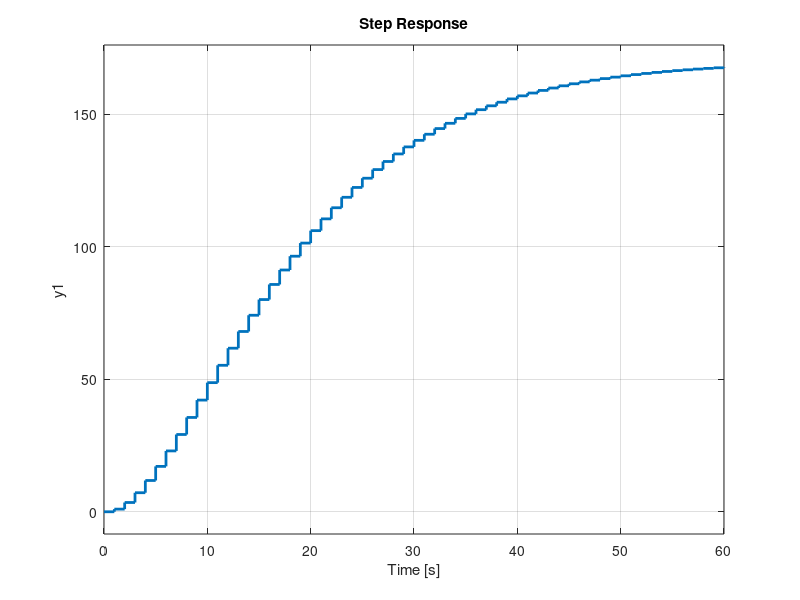

MATLAB code for this plot: (Note: this script raises an error after producing the figure.)
% Åström & Wittenmark 5.3
set(0,'defaultlinelinewidth',2)

% Plant model
B = [1, 0.7];
A = [1, -1.8, 0.81];
H = tf(B, A, 1)

% Check behaviour
figure(1)
clf
subplot(121)
pzmap(H)
subplot(122)
step(H)


% Desired characteristic polynomial
Ac = [1, -1.5, 0.7];

% Controller (a)
r0 = 1;
R_a = [1, 0.7]*r0;
S_a = [0.3, -0.11];
T_a = 0.2*[1, 0];

F_fb_a = tf(S_a, R_a, 1);
F_ff_a = tf(T_a, R_a, 1);

% Closed-loop system from command signal to output
Hc_a = F_ff_a * feedback(H, F_fb_a)

% Closed-loop system from command signal to control signal
Huc_a = F_ff_a * feedback(1, H*F_fb_a);

% Closed-loop system from disturbance signal to output
Hvc_a = feedback(1, H*F_fb_a);


%% Controller (b), no cancellation of the zero
Ao = [1, 0]; % Observer polynomial
params = [1,     1,    0
          -1.8,  0.7,  1
          0.81,  0,   0.7] \ [-1.5+1.8; 0.7-0.81; 0]
      
R_b = [1, params(1)];
S_b = [params(2), params(3)];
t_0 = sum(Ac)/sum(B)
T_b = Ao * t_0;

F_fb_b = tf(S_b, R_b, 1);
F_ff_b = tf(T_b, R_b, 1);

% Closed-loop system from command signal to output
Hc_b = F_ff_b * feedback(H, F_fb_b)

% Closed-loop system from command signal to control signal
Huc_b = F_ff_b * feedback(1, H*F_fb_b);

% Closed-loop system from disturbance signal to output
Hvc_b = feedback(1, H*F_fb_b);

%% Controller (c), incremental control

params = [1, 1, 0, 0
    -2.8, 0.7, 1, 0
    2.61, 0, 0.7, 1
    -0.81, 0, 0, 0.7] \ [-1.5+2.8; 0.7-2.61; 0+0.81; 0];

% Also with symbolic computation
[sol, t0, LHS, RHS] = RST_sym(B, A, 0, 1);

% Substitute nume   rical values

p1_n = 0.75+1j*0.3708;
p2_n = 0.75-1j*0.3708;
obspole = 0;
po1_n = obspole;
po2_n = obspole;
Ao_n = conv([1, -po1_n], [1, -po2_n]);

syms p1 p2 po1 po2
vars = [p1, p2, po1, po2];
numvals = [p1_n, p2_n, po1_n, po2_n];
r1_n = double( subs(sol.r1, vars, numvals) );
s0_n = double( subs(sol.s0, vars, numvals) );
s1_n = double( subs(sol.s1, vars, numvals) );
s2_n = double( subs(sol.s2, vars, numvals) );

t0_n = double( subs(t0, vars, numvals) );

LHS = subs(LHS, vars, numvals) 
RHS = subs(RHS, vars, numvals) 

R_c = conv([1, -1], [1, r1_n]);
S_c = [s0_n, s1_n, s2_n];
Ao_c = [1, 0, 0];
T_c = Ao_c * t0_n;

F_fb_c = tf(S_c, R_c, 1);
F_ff_c = tf(T_c, R_c, 1);

% Closed-loop system from command signal to output
Hc_c = F_ff_c * feedback(H, F_fb_c)

% Closed-loop system from command signal to control signal
Huc_c = F_ff_c * feedback(1, H*F_fb_c);

% Closed-loop system from disturbance signal to output
Hvc_c = feedback(1, H*F_fb_c);

%% Plots
p = timeoptions;
p.XLabel.String = 'Time';

set(groot, 'Default', struct())

figure(1)
clf
step(Hc_a, Hc_b, Hc_c, p)
title('Response to step in reference signal')
legend('(a)', '(b)', '(c)')
h = findobj(gca,'Type','line')
set(h, 'linewidth', 2)
xlabel('Time')
%print -dpdf aw5_3_refstep.pdf


figure(2)
clf
set(gcf, 'position', [100,100, 600, 1200])
subplot(311)
step(Huc_a)
title('Step response of control signal, (a)')
h = findobj(gca,'Type','line')
set(h, 'linewidth', 2)

subplot(312)
step(Huc_b)
title('Step response of control signal, (b)')
h = findobj(gca,'Type','line')
set(h, 'linewidth', 2)

subplot(313)
step(Huc_c)
title('Step response of control signal, (c)')
h = findobj(gca,'Type','line')
set(h, 'linewidth', 2)

figure(5)
clf
step(Huc_a, Huc_b, Huc_c)
title('Response of control signal to step disturbance')
h = findobj(gca,'Type','line')
set(h, 'linewidth', 2)
legend('(a)', '(b)', '(c)')

figure(3)
clf
h=stepplot(Hvc_a, Hvc_b, Hvc_c, p)
title('Response to step in disturbance signal')
legend('(a)', '(b)', '(c)')
h = findobj(gca,'Type','line')
set(h, 'linewidth', 2)
%print -dpdf aw5_3_diststep.pdf

figure(4)
clf
co_orig = get(groot, 'defaultAxesColorOrder');
co = [0 0 1;
      0 0.5 0;
      1 0 0;
      0 0.75 0.75;
      0.75 0 0.75;
      0.75 0.75 0;
      0.25 0.25 0.25];
set(groot,'defaultAxesColorOrder',co)
bode(Hc_a, Hc_b)
legend('With cancellation of the zero', 'Without cancellation',...
        'Location', 'best')
h = findobj(gcf,'Type','line')
set(h, 'linewidth', 2)
print -dpdf aw5_3_bode.pdf
set(groot,'defaultAxesColorOrder',co_orig)


% figure(2)
% clf
% [ua,ta] = step(Huc_a);
% [ub,tb] = step(Huc_b);
% stairs(ta, ua-ub)
% h = findobj(gca,'Type','line')
% set(h, 'linewidth', 2)


% Extra: choose T to cancel the plant zero using controller of (b)
% t0 = sum(Ac); % t0 = Ac(1)
% T = t0*tf(Ao, B, 1);
% F_ff_c = T*tf(1, R_b, 1);
% 
% % Closed-loop system from command signal to output
% Hc_c = F_ff_c * feedback(H, F_fb_b)
% 
% % Closed-loop system from command signal to control signal
% Huc_c = F_ff_c * feedback(1, H*F_fb_b);
% 
% figure(3)
% clf
% step(Hc_a, Hc_b, Hc_c)
% title('Step response of output')
% legend('(a)', '(b)', '(c)')
% h = findobj(gca,'Type','line')
% set(h, 'linewidth', 2)
% 
% figure(4)
% set(gcf, 'position', [200,200, 600, 900])
% subplot(311)
% step(Huc_a)
% title('Step response of control signal, (a)')
% h = findobj(gca,'Type','line')
% set(h, 'linewidth', 2)
% subplot(312)
% step(Huc_b)
% title('Step response of control signal, (b)')
% h = findobj(gca,'Type','line')
% set(h, 'linewidth', 2)
% subplot(313)
% step(Huc_c)
% title('Step response of control signal, (c)')
% h = findobj(gca,'Type','line')
% set(h, 'linewidth', 2)
